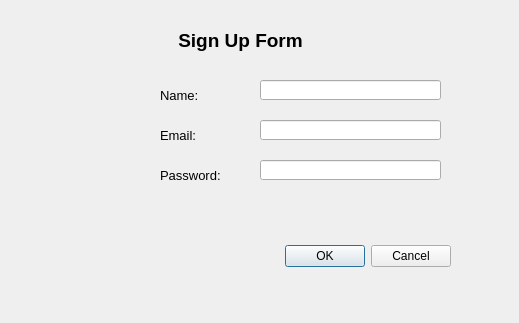
<?xml version="1.0" encoding="UTF-8"?>
<ui version="4.0">
 <class>Dialog</class>
 <widget class="QDialog" name="Dialog">
  <property name="geometry">
   <rect>
    <x>0</x>
    <y>0</y>
    <width>519</width>
    <height>323</height>
   </rect>
  </property>
  <property name="windowTitle">
   <string>Dialog</string>
  </property>
  <widget class="QDialogButtonBox" name="btnSignUp">
   <property name="geometry">
    <rect>
     <x>110</x>
     <y>240</y>
     <width>341</width>
     <height>32</height>
    </rect>
   </property>
   <property name="orientation">
    <enum>Qt::Horizontal</enum>
   </property>
   <property name="standardButtons">
    <set>QDialogButtonBox::Cancel|QDialogButtonBox::Ok</set>
   </property>
  </widget>
  <widget class="QLabel" name="signUp">
   <property name="geometry">
    <rect>
     <x>170</x>
     <y>20</y>
     <width>141</width>
     <height>41</height>
    </rect>
   </property>
   <property name="text">
    <string>&lt;html&gt;&lt;head/&gt;&lt;body&gt;&lt;p&gt;&lt;span style=&quot; font-size:14pt; font-weight:600;&quot;&gt;Sign Up Form&lt;/span&gt;&lt;/p&gt;&lt;/body&gt;&lt;/html&gt;</string>
   </property>
   <property name="alignment">
    <set>Qt::AlignCenter</set>
   </property>
  </widget>
  <widget class="QLabel" name="signName">
   <property name="geometry">
    <rect>
     <x>160</x>
     <y>80</y>
     <width>47</width>
     <height>31</height>
    </rect>
   </property>
   <property name="text">
    <string>&lt;html&gt;&lt;head/&gt;&lt;body&gt;&lt;p&gt;&lt;span style=&quot; font-size:10pt;&quot;&gt;Name:&lt;/span&gt;&lt;/p&gt;&lt;/body&gt;&lt;/html&gt;</string>
   </property>
   <property name="buddy">
    <cstring>signNameEdit</cstring>
   </property>
  </widget>
  <widget class="QLabel" name="signEmail">
   <property name="geometry">
    <rect>
     <x>160</x>
     <y>120</y>
     <width>47</width>
     <height>31</height>
    </rect>
   </property>
   <property name="text">
    <string>&lt;html&gt;&lt;head/&gt;&lt;body&gt;&lt;p&gt;&lt;span style=&quot; font-size:10pt;&quot;&gt;Email:&lt;/span&gt;&lt;/p&gt;&lt;/body&gt;&lt;/html&gt;</string>
   </property>
   <property name="buddy">
    <cstring>signEmailEdit</cstring>
   </property>
  </widget>
  <widget class="QLabel" name="signPass">
   <property name="geometry">
    <rect>
     <x>160</x>
     <y>160</y>
     <width>71</width>
     <height>31</height>
    </rect>
   </property>
   <property name="text">
    <string>&lt;html&gt;&lt;head/&gt;&lt;body&gt;&lt;p&gt;&lt;span style=&quot; font-size:10pt;&quot;&gt;Password:&lt;/span&gt;&lt;/p&gt;&lt;/body&gt;&lt;/html&gt;</string>
   </property>
   <property name="buddy">
    <cstring>signEmailPass</cstring>
   </property>
  </widget>
  <widget class="QLineEdit" name="signNameEdit">
   <property name="geometry">
    <rect>
     <x>260</x>
     <y>80</y>
     <width>181</width>
     <height>20</height>
    </rect>
   </property>
  </widget>
  <widget class="QLineEdit" name="signEmailEdit">
   <property name="geometry">
    <rect>
     <x>260</x>
     <y>120</y>
     <width>181</width>
     <height>20</height>
    </rect>
   </property>
  </widget>
  <widget class="QLineEdit" name="signEmailPass">
   <property name="geometry">
    <rect>
     <x>260</x>
     <y>160</y>
     <width>181</width>
     <height>20</height>
    </rect>
   </property>
  </widget>
  <widget class="QLabel" name="signUpImg">
   <property name="geometry">
    <rect>
     <x>30</x>
     <y>90</y>
     <width>111</width>
     <height>111</height>
    </rect>
   </property>
   <property name="text">
    <string/>
   </property>
   <property name="pixmap">
    <pixmap resource="images/resources.qrc">:/signUp.png</pixmap>
   </property>
   <property name="scaledContents">
    <bool>true</bool>
   </property>
  </widget>
 </widget>
 <resources>
  <include location="images/resources.qrc"/>
 </resources>
 <connections>
  <connection>
   <sender>btnSignUp</sender>
   <signal>accepted()</signal>
   <receiver>Dialog</receiver>
   <slot>accept()</slot>
   <hints>
    <hint type="sourcelabel">
     <x>344</x>
     <y>255</y>
    </hint>
    <hint type="destinationlabel">
     <x>151</x>
     <y>340</y>
    </hint>
   </hints>
  </connection>
  <connection>
   <sender>btnSignUp</sender>
   <signal>clicked(QAbstractButton*)</signal>
   <receiver>Dialog</receiver>
   <slot>close()</slot>
   <hints>
    <hint type="sourcelabel">
     <x>429</x>
     <y>253</y>
    </hint>
    <hint type="destinationlabel">
     <x>432</x>
     <y>339</y>
    </hint>
   </hints>
  </connection>
 </connections>
</ui>
